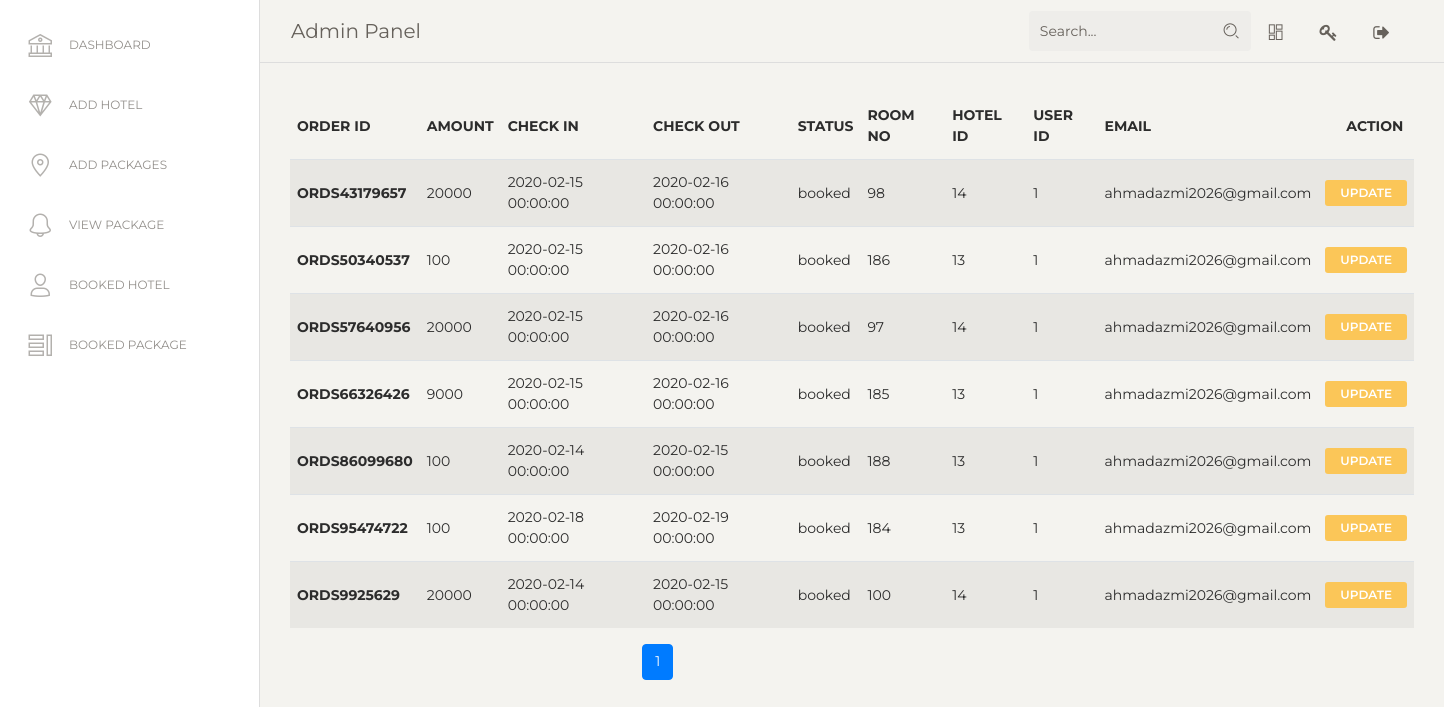
Page /admin/view_booked_hotel.php (signed in) on the committed database.
### tables this page shows
CREATE TABLE `booked_hotel` (
  `order_id` varchar(256) NOT NULL,
  `amount` float NOT NULL,
  `check_in` datetime DEFAULT NULL,
  `check_out` datetime DEFAULT NULL,
  `status1` varchar(20) NOT NULL,
  `room_no` int(11) NOT NULL,
  `hotel_id` int(6) NOT NULL,
  `u_id` int(6) NOT NULL,
  `email` varchar(256) NOT NULL
);

### admin/view_booked_hotel.php (the view, shortened to what this page needs)
<?php include "session.php";
include "header.php"; ?>
<div class="content">
    <table class="table table-striped">
        <thead>
            <tr>
                <th scope="col">ORDER ID</th>
                <th scope="col">AMOUNT</th>
                <th scope="col">CHECK IN</th>
                <th scope="col">CHECK OUT</th>
                <th scope="col">STATUS</th>
                <th scope="col">ROOM NO</th>
                <th scope="col">HOTEL ID</th>
                <th scope="col">USER ID</th>
                <th scope="col">EMAIL</th>
                <th scope="col" style="padding-left: 2em;">Action</th>
            </tr>
        </thead>
        <tbody>
            <?php include "config.php";
            if (isset($_GET['page'])) {
                $page = $_GET['page'];
            } else {
                $page = 1;
            }
            $limit = 10;
            $offset = ($page - 1) * $limit;
            $sql = "SELECT * FROM booked_hotel  LIMIT {$offset},{$limit}";
            $result = mysqli_query($conn, $sql);
            if (mysqli_num_rows($result) > 0) {
                while ($row = mysqli_fetch_assoc($result)) {
            ?>
                    <tr>
                        <th scope="row"><?php echo $row['order_id'] ?></th>
                        <td><?php echo $row['amount'] ?></td>
                        <td><?php echo $row['check_in'] ?></td>
                        <td><?php echo $row['check_out'] ?></td>
                        <td><?php echo $row['status1'] ?></td>
                        <td><?php echo $row['room_no'] ?></td>
                        <td><?php echo $row['hotel_id'] ?></td>
                        <td><?php echo $row['u_id'] ?></td>
                        <td><?php echo $row['email'] ?></td>
                        <td>
                            <div class="btn-group">
                                <a class="btn btn-warning btn-sm" href="update_booked_hotel.php?id=<?php echo $row['order_id'] ?>">Update</a>
                            </div>
                        </td>
                    </tr>
            <?php }
            } ?>
        </tbody>
    </table>
    <div class="container" style="margin:0 30%;;">
        <?php
        $sql1 = "SELECT * FROM booked_hotel";
        $result1 = mysqli_query($conn, $sql1) or die("Query Failed.");
        if (mysqli_num_rows($result1) > 0) {
            $total_records = mysqli_num_rows($result1);
            $total_page = ceil($total_records / $limit);
            echo '<ul class="pagination">';
            for ($i = 1; $i <= $total_page; $i++) {
                if ($i == $page) {
                    $active = "active";
                } else {
                    $active = "";
                }
                echo '<li class="page-item ' . $active . '"><a class="page-link" href="view_booked_hotel.php?page=' . $i . '">' . $i . '</a></li>';
            }
            echo '</ul>';
        }
        ?>
    </div>

### rows in the picture
booked_hotel: order_id "ORDS43179657", amount "20000", check_in "2020-02-15 00:00:00", check_out "2020-02-16 00:00:00", status1 "booked", room_no "98", hotel "14", u "1", email "ahmadazmi2026@gmail.com"
booked_hotel: order_id "ORDS50340537", amount "100", check_in "2020-02-15 00:00:00", check_out "2020-02-16 00:00:00", status1 "booked", room_no "186", hotel "13", u "1", email "ahmadazmi2026@gmail.com"
booked_hotel: order_id "ORDS57640956", amount "20000", check_in "2020-02-15 00:00:00", check_out "2020-02-16 00:00:00", status1 "booked", room_no "97", hotel "14", u "1", email "ahmadazmi2026@gmail.com"
booked_hotel: order_id "ORDS66326426", amount "9000", check_in "2020-02-15 00:00:00", check_out "2020-02-16 00:00:00", status1 "booked", room_no "185", hotel "13", u "1", email "ahmadazmi2026@gmail.com"
booked_hotel: order_id "ORDS86099680", amount "100", check_in "2020-02-14 00:00:00", check_out "2020-02-15 00:00:00", status1 "booked", room_no "188", hotel "13", u "1", email "ahmadazmi2026@gmail.com"
booked_hotel: order_id "ORDS95474722", amount "100", check_in "2020-02-18 00:00:00", check_out "2020-02-19 00:00:00", status1 "booked", room_no "184", hotel "13", u "1", email "ahmadazmi2026@gmail.com"
booked_hotel: order_id "ORDS9925629", amount "20000", check_in "2020-02-14 00:00:00", check_out "2020-02-15 00:00:00", status1 "booked", room_no "100", hotel "14", u "1", email "ahmadazmi2026@gmail.com"
